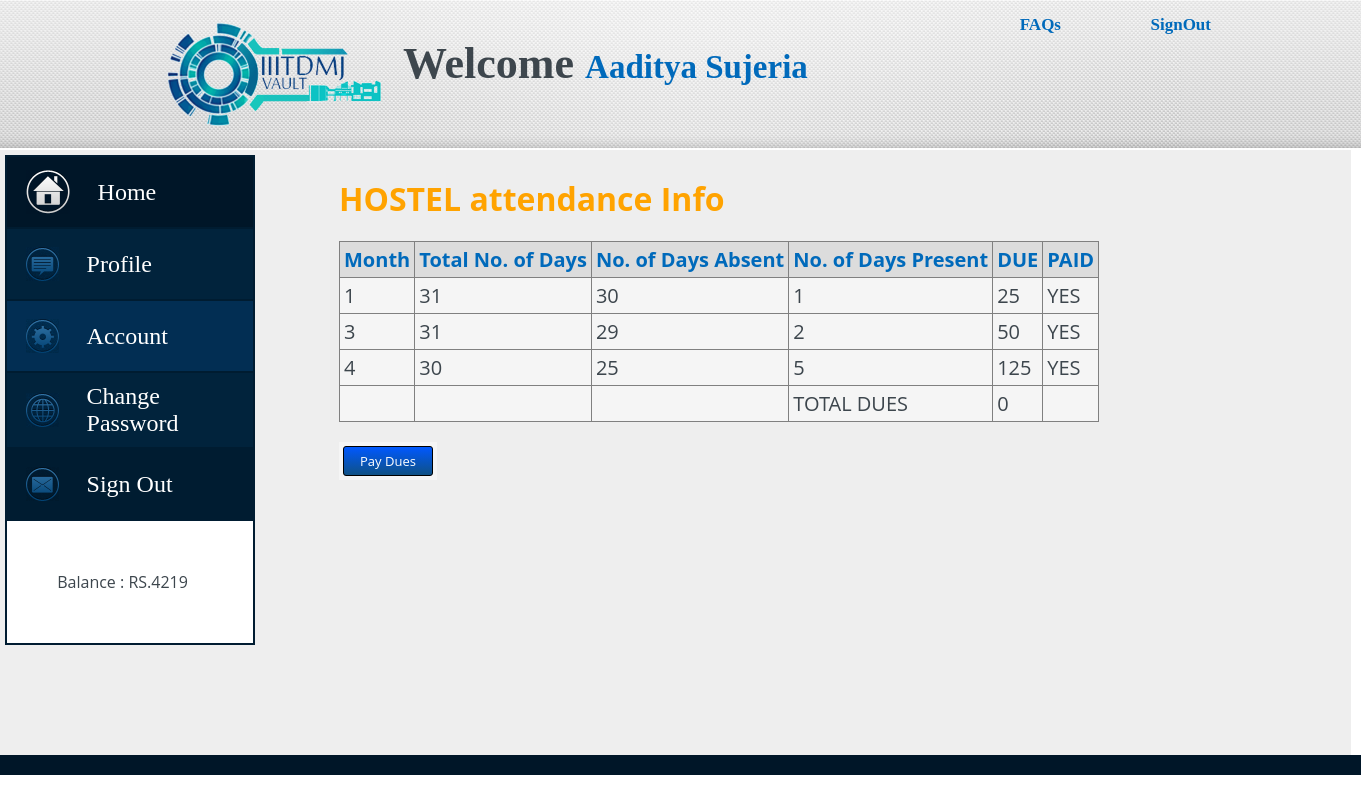
/hostel.php (signed in), run on the app's committed database.
### tables this page shows
CREATE TABLE IF NOT EXISTS `attendance` (
  `ROLLNO` int(11) NOT NULL,
  `MONTH` int(11) NOT NULL,
  `P_DAYS` int(11) NOT NULL,
  `A_DAYS` int(11) NOT NULL,
  `T_DAYS` int(11) NOT NULL,
  `DUE` int(11) NOT NULL,
  `PAID` varchar(4) NOT NULL DEFAULT 'NO',
  PRIMARY KEY (`ROLLNO`,`MONTH`)
);

### hostel.php (the view, shortened to what this page needs)
<?php
include('up.php');
	$qry = 'SELECT ROLLNO,MONTH,P_DAYS,A_DAYS,T_DAYS,(A_DAYS*25) AS DUE,PAID FROM ATTENDANCE WHERE ROLLNO='.$_SESSION['ROLLNO'].' ';
	$result = mysql_query($qry);
echo '<h1>HOSTEL attendance Info</h1>';
echo '<table border="1">
<th>Month</th>
<th>Total No. of Days</th>
<th>No. of Days Absent</th>
<th>No. of Days Present</th>
<th>DUE</th>
<th>PAID</th>';
while ($row = mysql_fetch_assoc($result))
{
echo '<tr>
<td>'.$row['MONTH'].'</td>
<td>'.$row['T_DAYS'].'</td>
<td>'.$row['P_DAYS'].'</td>
<td>'.$row['A_DAYS'].'</td>
<td>'.$row['DUE'].'</td>
<td>'.$row['PAID'].'</td>
</tr>';
}
echo '<tr><td></td><td></td><td></td><td>TOTAL DUES</td><td>'.$_SESSION['H_DUE'].'</td></tr>';
echo '<form action="hostelpay.php" method="post">
	<table cellpadding = "20">
	<tr>
	<td align=center><input type="submit" class="freshbutton-blue" name="submit" value="Pay Dues"></td>
	</tr>
	</table>
	</form>';
include('down.php');
?>

### css.css (style rules this page uses)
body, input, textarea, select, button, .normal { font-family: "Open Sans","lucida grande","Segoe UI",arial,verdana,"lucida sans unicode",tahoma,sans-serif; font-size: 13px; color: #3d464d; font-weight: normal; }
body { margin: 0 0 0 0; }
#main-right table { font-size: 20; margin: 1em 1em 1em 0; background: whitesmoke; border-collapse: collapse; }
#main-right table th, table td { border: 1px silver gainsboro; padding: 0.2em; }
#main-right table th { font-size: 20; background: gainsboro; text-align: left; }
.freshbutton-blue { filter: progid:DXImageTransform.Microsoft.gradient(startColorstr="#168add", endColorstr="#007ee5"); background: -webkit-gradient(linear, left top, left bottom, from(#0058ff), to(#0f5185)); background: -moz-linear-gradient(top, #168add, #007ee5); border: 1px solid #000000; color: white; padding: 5px 16px; border-radius: 3px; }
#main-right th { font-size: 25px; color: #006abb; }
#main-right h1,h3 { color: FFA300; }

### data on the page
attendance: MONTH "1", T_DAYS "31", P_DAYS "30", A_DAYS "1", DUE "25", PAID "YES"
attendance: MONTH "3", T_DAYS "31", P_DAYS "29", A_DAYS "2", DUE "50", PAID "YES"
attendance: MONTH "4", T_DAYS "30", P_DAYS "25", A_DAYS "5", DUE "125", PAID "YES"

### other printed values
$_SESSION['NAME'] "Aaditya Sujeria"
$_SESSION['BALANCE'] "4219"
$_SESSION['H_DUE'] "0"
